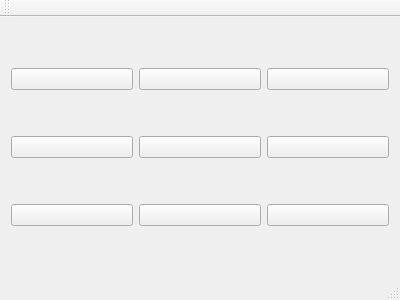
<?xml version="1.0" encoding="UTF-8"?>
<ui version="4.0">
 <class>MainWindow</class>
 <widget class="QMainWindow" name="MainWindow">
  <property name="geometry">
   <rect>
    <x>0</x>
    <y>0</y>
    <width>400</width>
    <height>300</height>
   </rect>
  </property>
  <property name="windowTitle">
   <string>MainWindow</string>
  </property>
  <widget class="QWidget" name="centralWidget">
   <layout class="QGridLayout" name="gridLayout">
    <item row="0" column="0">
     <widget class="QPushButton" name="pushButton_00">
      <property name="text">
       <string/>
      </property>
     </widget>
    </item>
    <item row="0" column="1">
     <widget class="QPushButton" name="pushButton_01">
      <property name="text">
       <string/>
      </property>
     </widget>
    </item>
    <item row="0" column="2">
     <widget class="QPushButton" name="pushButton_02">
      <property name="text">
       <string/>
      </property>
     </widget>
    </item>
    <item row="1" column="0">
     <widget class="QPushButton" name="pushButton_10">
      <property name="text">
       <string/>
      </property>
     </widget>
    </item>
    <item row="1" column="1">
     <widget class="QPushButton" name="pushButton_11">
      <property name="text">
       <string/>
      </property>
     </widget>
    </item>
    <item row="1" column="2">
     <widget class="QPushButton" name="pushButton_12">
      <property name="text">
       <string/>
      </property>
     </widget>
    </item>
    <item row="2" column="0">
     <widget class="QPushButton" name="pushButton_20">
      <property name="text">
       <string/>
      </property>
     </widget>
    </item>
    <item row="2" column="1">
     <widget class="QPushButton" name="pushButton_21">
      <property name="text">
       <string/>
      </property>
     </widget>
    </item>
    <item row="2" column="2">
     <widget class="QPushButton" name="pushButton_22">
      <property name="text">
       <string/>
      </property>
     </widget>
    </item>
   </layout>
  </widget>
  <widget class="QMenuBar" name="menuBar">
   <property name="geometry">
    <rect>
     <x>0</x>
     <y>0</y>
     <width>400</width>
     <height>22</height>
    </rect>
   </property>
  </widget>
  <widget class="QToolBar" name="mainToolBar">
   <attribute name="toolBarArea">
    <enum>TopToolBarArea</enum>
   </attribute>
   <attribute name="toolBarBreak">
    <bool>false</bool>
   </attribute>
  </widget>
  <widget class="QStatusBar" name="statusBar"/>
 </widget>
 <layoutdefault spacing="6" margin="11"/>
 <resources/>
 <connections/>
</ui>
